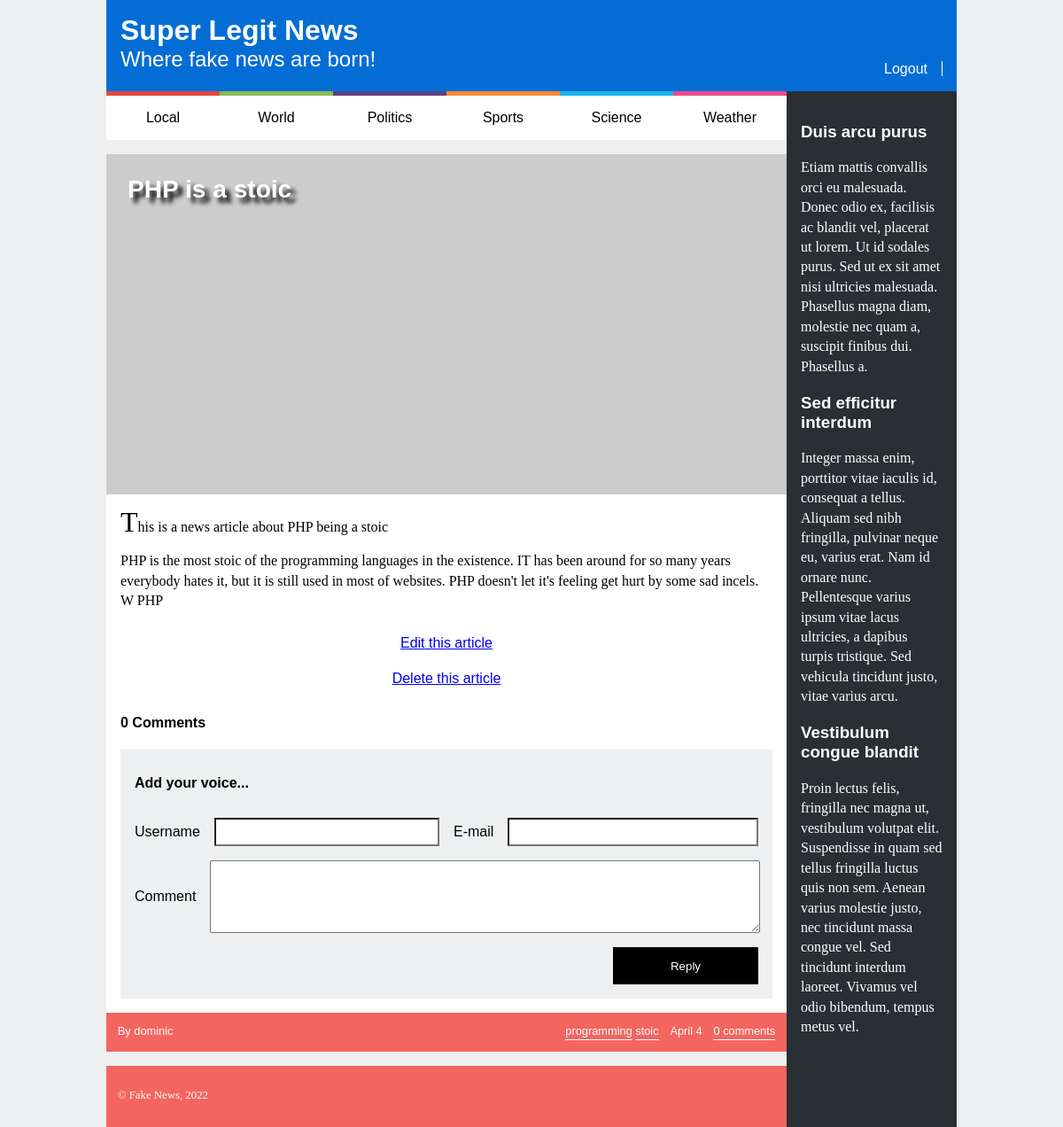
Screenshot of /article.php?id=5 (signed in) with the database file from the repository.
### tables this page shows
CREATE TABLE news (
  id INTEGER PRIMARY KEY,            -- article id
  title VARCHAR,                     -- title of the article
  published INTEGER,                 -- date when the article was published in epoch format
  tags VARCHAR,                      -- comma separated tags
  username VARCHAR REFERENCES users, -- user that wrote the article
  introduction VARCHAR,              -- a introductory paragraph
  fulltext VARCHAR                   -- the rest of the text
);

### database/news.php (called while the page is built, shortened)
<?php
    function getAllNews($db){
        $article = $db->prepare('SELECT news.*, users.*, COUNT(comments.id) AS comments
        FROM news JOIN
            users USING (username) LEFT JOIN
            comments ON comments.news_id = news.id
        GROUP BY news.id, users.username
        ORDER BY published DESC');
        $article->execute();
        return $article->fetchAll();
    }
?>

### article.php (the view, shortened to what this page needs)
<?php
    require_once('database/connection.php');
    require_once('database/news.php');
    require_once('templates/common.php');
    $db = getDatabaseConnection();
    $articles = getAllNews($db);
?>
  <section id="news">
    <article>
      <?php
      $id = $_GET['id'];
      for($i = 0; $i < count($articles); $i++) {
        if($articles[$i]['id'] == $id) {
          $article = $articles[$i];
          break;
        }
      }
      $date = date('F j', $article['published']);
      $tags = explode(',', $article['tags']);
      ?>
      <header>
        <h1><a href="article.php?id=<?= $id ?>"><?= $article['title'] ?></a></h1>
      </header>
      <img src="https://picsum.photos/600/300?<?= $id ?>" alt="">
      <p><?= $article['introduction'] ?></p>
      <p><?= $article['fulltext'] ?></p>
      <?php if(isset($_SESSION['username'])){ ?>
      <a style="text-align: center; line-height: 40px; display: block;" href="edit_article.php?id=<?=$id?>">Edit this article</a>
      <a style="text-align: center; line-height: 40px; display: block;" href="delete_article.php?id=<?=$id?>">Delete this article</a>
      <?php } ?>
      <section id="comments">
        <h1><?= $article['comments'] ?> Comments</h1>
        <form>
          <h2>Add your voice...</h2>
          <label>Username
            <input type="text" name="username">
          </label>
          <label>E-mail
            <input type="email" name="email">
          </label>
          <label>Comment
            <textarea name="comment"></textarea>
          </label>
          <button formaction="#" formmethod="post">Reply</button>
        </form>
      </section>
      <footer>
        <span class="author"><?= $article['username'] ?></span>
        <span class="tags"><a href="index.php"><?= $tags[0] ?></a> <a href="index.php"><?= $tags[1] ?></a></span>
        <span class="date"><?= $date ?></span>
        <a class="comments" href="article.php?id=<?= $id ?>#comments"><?= $article['comments'] ?></a>
      </footer>
    </article>

### css/style.css (style rules this page uses)
#news header { max-width: 10em; padding: 1em; position: absolute; }
#news header h1 { margin: 0; text-shadow: .2em .2em .2em black; }
#news header a { color: white; text-decoration: none; }
#news img { width: 100%; }
#news > article { background-color: white; margin: 1em 0; }
#news > article > p { padding: 0 1em; }
#news > article > p:first-of-type:first-letter { font-size: 2em; }
#news footer { color: white; background-color: #f4655f; padding: 1em; }
#news footer a { color: white; text-decoration: none; border-bottom: 1px solid white; padding-bottom: 2px; }
#news footer .tags { margin-right: 1em; }
#news footer .comments { margin-left: 1em; }
#news footer .comments:after { content: ' comments'; }
#news footer .author:before { content: "By "; }
body { font-family: "Poppins", sans-serif; }
p { font-family: "Lora", serif; line-height: 1.4em; }
#news header { font-size: 1.5em; }
#news footer { font-size: 0.8em; }

### css/layout.css (style rules this page uses)
body { background-color: #edeff0; margin: 0 auto; width: 60em; display: grid; grid-template-columns: [start] 4fr [middle] 1fr [end]; grid-template-rows: [start] auto [nav] auto [news] 1fr [footer] auto [end]; }
#news { grid-column: start; }
#news footer { display: flex; }
#news footer .author { flex-grow: 1; }

### css/comments.css (style rules this page uses)
#comments { margin: 1em; }
#comments form { display: grid; padding: 1em; gap: 1em; grid-template-columns: 1fr 1fr 1fr 1fr; background-color: #edeff0; }
#comments form h2 { font-size: 1em; grid-column-end: span 4; }
#comments form input { background-color: white; height: 2em; }
#comments form textarea { display: block; width: 100%; margin: 0 auto; padding: 0; height: 6em; }
#comments form label { display: grid; grid-template-columns: auto 1fr; grid-column-end: span 2; gap: 1em; align-items: center; }
#comments form label:last-of-type { grid-column-end: span 4; grid-template-columns: auto 1fr; }
#comments form button { width: auto; grid-column-start: 4; background-color: black; color: white; border: none; padding: 1em; }

### rows the page displays
news: title "PHP is a stoic", introduction "This is a news article about PHP being a stoic", fulltext "PHP is the most stoic of the programming languages in the existence. IT has been around for so many years everybody hates it, but it is still used in most of websites. PHP doesn't let it's feeling get hurt by some sad incels. W PHP", tags "programming", tags "stoic", published "April 4"

### other values shown
$article['comments'] "0"
$article['username'] "dominic"
